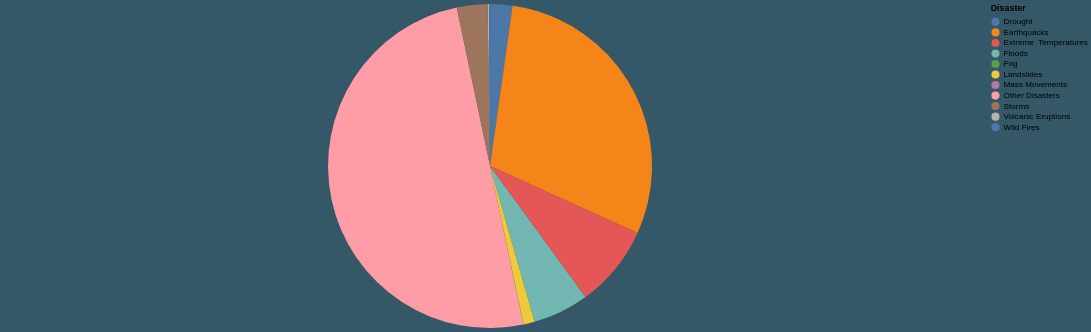

Source (Vega-Lite JSON):
### Vega-Lite specification from a JSON file in a GitHub repository (floating-point values rounded to 4 significant figures)
{"$schema": "https://vega.github.io/schema/vega-lite/v5.json", "description": "Number of Average Deaths from Natural Disasters in 2010 ", "width": 1200, "height": 400, "background": "rgb(53, 88, 104)", "stroke": "transparent", "data": {"values": [{"Disaster": "Drought", "Number of Deaths": 2012}, {"Disaster": "Earthquacks", "Number of Deaths": 26748}, {"Disaster": "Other Disasters", "Number of Deaths": 45260}, {"Disaster": "Volcanic Eruptions", "Number of Deaths": 136}, {"Disaster": "Floods", "Number of Deaths": 5067}, {"Disaster": "Mass Movements", "Number of Deaths": 10}, {"Disaster": "Storms", "Number of Deaths": 2763}, {"Disaster": "Landslides", "Number of Deaths": 1010}, {"Disaster": "Fog", "Number of Deaths": 0}, {"Disaster": "Wild Fires", "Number of Deaths": 88.1}, {"Disaster": "Extreme  Temperatures", "Number of Deaths": 7424}]}, "mark": {"type": "arc", "tooltip": true}, "encoding": {"theta": {"field": "Number of Deaths", "type": "quantitative", "stack": "normalize"}, "color": {"field": "Disaster", "type": "nominal"}}}
